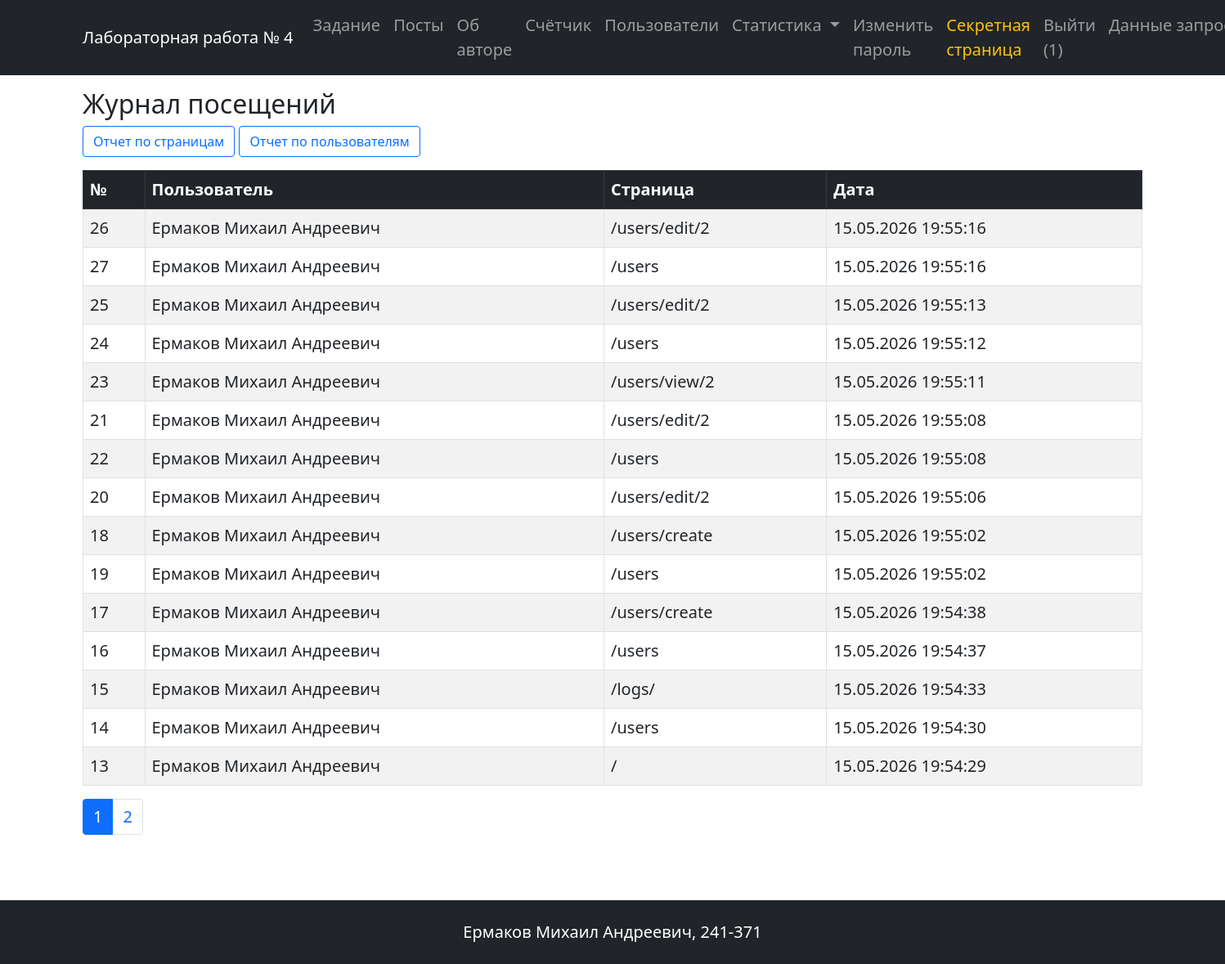
The app's page /logs/ (signed in) with its own data.
### app.py (models this page shows)
class User(db.Model, UserMixin):
    __tablename__ = 'users'
    id = db.Column(db.Integer, primary_key=True)
    login = db.Column(db.String(50), unique=True, nullable=False)
    password_hash = db.Column(db.String(256), nullable=False)
    last_name = db.Column(db.String(50), nullable=False)
    first_name = db.Column(db.String(50), nullable=False)
    middle_name = db.Column(db.String(50))
    role_id = db.Column(db.Integer, db.ForeignKey('roles.id'))
    created_at = db.Column(db.DateTime, default=datetime.utcnow)
    role = db.relationship('Role', backref='users')
    @property
    def full_name(self):
        parts = [self.last_name, self.first_name]
        if self.middle_name:
            parts.append(self.middle_name)
        return ' '.join(parts)

class VisitLog(db.Model):
    __tablename__ = 'visit_logs'
    id = db.Column(db.Integer, primary_key=True)
    path = db.Column(db.String(100), nullable=False)
    user_id = db.Column(db.Integer, db.ForeignKey('users.id'), nullable=True)
    created_at = db.Column(db.DateTime, server_default=func.now())
    user = db.relationship('User', backref='visit_logs')

### stats.py (the view)
@stats_bp.route('/')
@login_required
@check_rights('view_logs')
def journal():
    page = request.args.get('page', 1, type=int)
    query = VisitLog.query
    if current_user.role.name == 'Пользователь':
        query = query.filter_by(user_id=current_user.id)
    logs = query.order_by(VisitLog.created_at.desc()).paginate(page=page, per_page=15)
    return render_template('logs/journal.html', title='Журнал посещений', logs=logs)

### app.py (called while the page is built, shortened)
def check_rights(action):
    def decorator(f):
        @wraps(f)
        def decorated_function(*args, **kwargs):
            if not current_user.is_authenticated:
                flash("У вас недостаточно прав для доступа к данной странице.", "warning")
                return redirect(url_for('index'))
            user_role = current_user.role.name if current_user.role else None
            has_access = False
            if user_role == 'Администратор':
                has_access = True
            if not has_access:
                flash("У вас недостаточно прав для доступа к данной странице.", "warning")
                return redirect(url_for('index'))
            return f(*args, **kwargs)
        return decorated_function
    return decorator

@app.before_request
def start_timer():
    if request.endpoint != 'static':
        g.visit_path = request.path

@app.after_request
def log_visit(response):
    path = getattr(g, 'visit_path', None)
    if path:
        try:
            user_id = current_user.get_id() if current_user.is_authenticated else None
            log = VisitLog(
                path=path,
                user_id=user_id
            )
            db.session.add(log)
            db.session.commit()
        except Exception as e:
            db.session.rollback()
            print(f"Ошибка логирования: {e}")
    return response

@login_manager.user_loader
def load_user(user_id):
    return User.query.get(int(user_id))

### templates/logs/journal.html
{% extends 'base.html' %}
{% block content %}
<h2>Журнал посещений</h2>
{% if current_user.role.name == 'Администратор' %}
<div class="mb-3">
    <a href="{{ url_for('stats.pages_report') }}" class="btn btn-outline-primary">Отчет по страницам</a>
    <a href="{{ url_for('stats.users_report') }}" class="btn btn-outline-primary">Отчет по пользователям</a>
</div>
{% endif %}
<table class="table table-bordered table-striped">
    <thead class="table-dark">
        <tr>
            <th>№</th>
            <th>Пользователь</th>
            <th>Страница</th>
            <th>Дата</th>
        </tr>
    </thead>
    <tbody>
        {% for log in logs.items %}
        <tr>
            <td>{{ log.id }}</td>
            <td>{{ log.user.full_name if log.user else 'Неаутентифицированный пользователь' }}</td>
            <td>{{ log.path }}</td>
            <td>{{ log.created_at.strftime('%d.%m.%Y %H:%M:%S') if log.created_at else '' }}</td>
        </tr>
        {% endfor %}
    </tbody>
</table>
<nav>
  <ul class="pagination">
    {% for page_num in logs.iter_pages(left_edge=1, right_edge=1, left_current=1, right_current=2) %}
      {% if page_num %}
        <li class="page-item {% if page_num == logs.page %}active{% endif %}">
          <a class="page-link" href="{{ url_for('stats.journal', page=page_num) }}">{{ page_num }}</a>
        </li>
      {% else %}
        <li class="page-item disabled"><span class="page-link">...</span></li>
      {% endif %}
    {% endfor %}
  </ul>
</nav>
{% endblock %}

### templates/base.html (shortened to what this page needs)
<!doctype html>
<html lang="ru">
<head>
  <link href="https://cdn.jsdelivr.net/npm/bootstrap@5.0.2/dist/css/bootstrap.min.css" rel="stylesheet"
>
  <link rel="stylesheet" href="{{ url_for('static', filename='styles.css') }}">
</head>
<body class="d-flex flex-column min-vh-100">
  <header>
    <nav class="navbar navbar-expand-lg navbar-dark bg-dark">
      <div class="container">
        <a class="navbar-brand" href="{{ url_for('index') }}">Лабораторная работа № 4</a>
        <div class="collapse navbar-collapse" id="navbarSupportedContent">
          <ul class="navbar-nav ms-auto mb-2 mb-lg-0">
            <li class="nav-item">
              <a class="nav-link" aria-current="page" href="{{ url_for('index') }}">Задание</a>
            </li>
            <li class="nav-item">
              <a class="nav-link" aria-current="page" href="{{ url_for('posts') }}">Посты</a>
            </li>
            <li class="nav-item">
              <a class="nav-link" href="{{ url_for('about') }}">Об авторе</a>
            </li>
            <li class="nav-item">
              <a class="nav-link" href="{{ url_for('counter') }}">Счётчик</a>
            </li>
            <li class="nav-item">
              <a class="nav-link" href="{{ url_for('users') }}">Пользователи</a>
            </li>
            {% if current_user.is_authenticated %}
            <li class="nav-item dropdown">
              <a class="nav-link dropdown-toggle" href="#" id="navbarDropdownStats" role="button"
                data-bs-toggle="dropdown" aria-expanded="false">
                Статистика
              </a>
            </li>
            {% endif %}
            {% if current_user.is_authenticated %}
            <li class="nav-item">
              <a class="nav-link" href="{{ url_for('change_password') }}">Изменить пароль</a>
            </li>
            <li class="nav-item">
              <a class="nav-link text-warning" href="{{ url_for('secret') }}">Секретная страница</a>
            </li>
            <li class="nav-item">
              <a class="nav-link" href="{{ url_for('logout') }}">Выйти ({{ current_user.id }})</a>
            </li>
            {% else %}
            <li class="nav-item">
              <a class="nav-link" href="{{ url_for('login') }}">Войти</a>
            </li>
            {% endif %}
            <li class="nav-item dropdown">
              <a class="nav-link dropdown-toggle" href="#" id="navbarDropdown" role="button" data-bs-toggle="dropdown"
                aria-expanded="false">
                Данные запроса
              </a>
            </li>
          </ul>
        </div>
      </div>
    </nav>
  </header>
  <main class="my-3 flex-grow-1">
    <div class="container">
      {% block content %}{% endblock %}
    </div>
  </main>
  <footer class="bg-dark text-white py-4 mt-5">
    <div class="container text-center">
      <p class="mb-0">Ермаков Михаил Андреевич, 241-371</p>
    </div>
  </footer>
</body>
</html>

### static/styles.css (style rules this page uses)
body { font-size: 1.25rem; }

### records on screen
User: id "1"
VisitLog: id "26", user "Ермаков Михаил Андреевич", path "/users/edit/2", created_at "15.05.2026 19:55:16"
VisitLog: id "27", user "Ермаков Михаил Андреевич", path "/users", created_at "15.05.2026 19:55:16"
VisitLog: id "25", user "Ермаков Михаил Андреевич", path "/users/edit/2", created_at "15.05.2026 19:55:13"
VisitLog: id "24", user "Ермаков Михаил Андреевич", path "/users", created_at "15.05.2026 19:55:12"
VisitLog: id "23", user "Ермаков Михаил Андреевич", path "/users/view/2", created_at "15.05.2026 19:55:11"
VisitLog: id "21", user "Ермаков Михаил Андреевич", path "/users/edit/2", created_at "15.05.2026 19:55:08"
VisitLog: id "22", user "Ермаков Михаил Андреевич", path "/users", created_at "15.05.2026 19:55:08"
VisitLog: id "20", user "Ермаков Михаил Андреевич", path "/users/edit/2", created_at "15.05.2026 19:55:06"
VisitLog: id "18", user "Ермаков Михаил Андреевич", path "/users/create", created_at "15.05.2026 19:55:02"
VisitLog: id "19", user "Ермаков Михаил Андреевич", path "/users", created_at "15.05.2026 19:55:02"
VisitLog: id "17", user "Ермаков Михаил Андреевич", path "/users/create", created_at "15.05.2026 19:54:38"
VisitLog: id "16", user "Ермаков Михаил Андреевич", path "/users", created_at "15.05.2026 19:54:37"
VisitLog: id "15", user "Ермаков Михаил Андреевич", path "/logs/", created_at "15.05.2026 19:54:33"
VisitLog: id "14", user "Ермаков Михаил Андреевич", path "/users", created_at "15.05.2026 19:54:30"
VisitLog: id "13", user "Ермаков Михаил Андреевич", path "/", created_at "15.05.2026 19:54:29"

### other values on screen
{{ page_num }} "1" "2"
